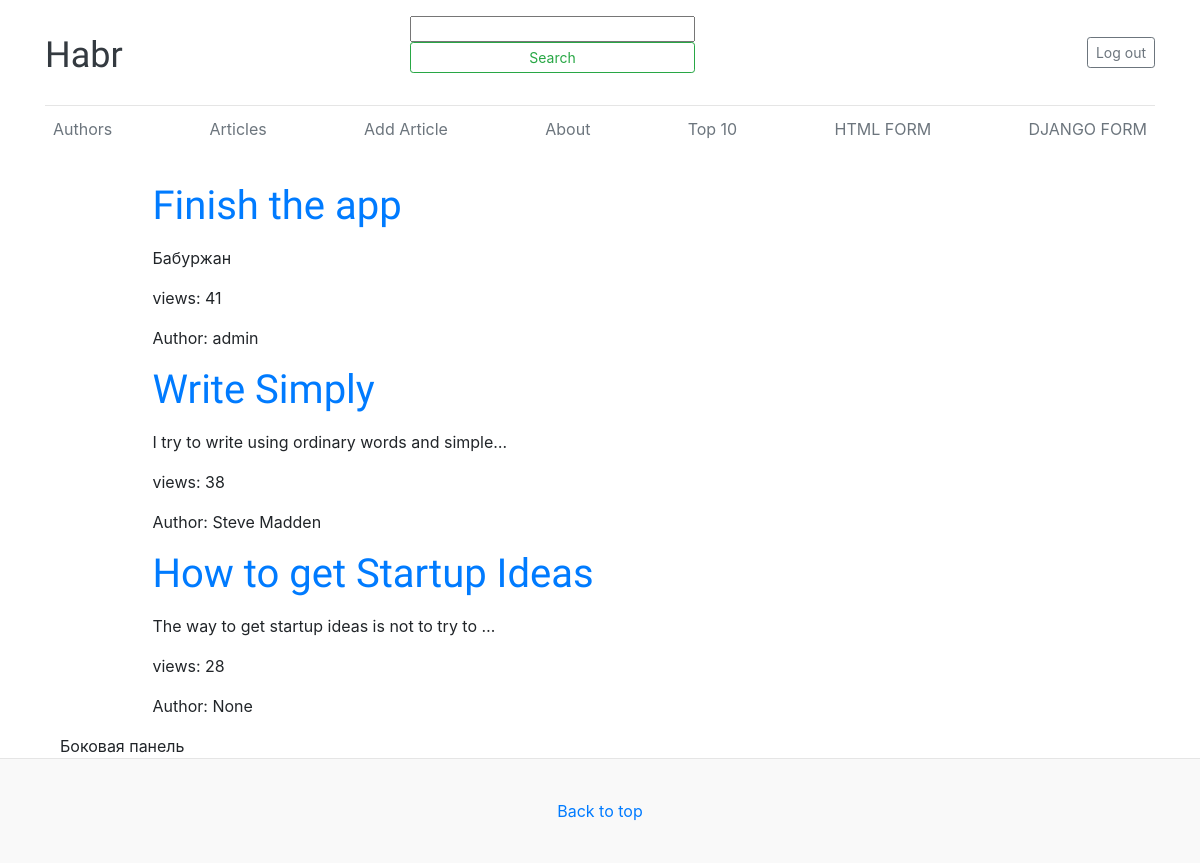
The app's page /top/ (signed in) with its own data.
### core/models.py (models this page shows, shortened)
class Article(models.Model):
    title = models.CharField(max_length = 255)
    text = models.TextField()
    author = models.ForeignKey(
        to = "Author",
        on_delete = models.SET_NULL,
        null = True, blank = True,
        related_name = "article",
        verbose_name = "Автор"
    )
    readers = models.ManyToManyField(
        to = User,
        related_name = "read_articles",
        blank = True,
    )
    views = models.IntegerField(
        default=0,
        verbose_name="views"
    )
    created_at = models.DateTimeField(
        auto_now_add=True,
        null=True,
    )
    updated_at = models.DateTimeField(auto_now=True)
    is_active = models.BooleanField(default=True)
    picture = models.ImageField(upload_to="articles_image", null=True, blank=True, verbose_name="Picture name")

class Author(models.Model):
    user = models.OneToOneField(
        to = User,
        related_name = "author",
        verbose_name = "Пользователь",
        null = False,
        blank = False,
        on_delete = models.CASCADE
    )
    nickname = models.CharField(max_length = 55)
    photo = models.ImageField(upload_to="photo", null=True, blank=True, verbose_name="Photo name")
    class Meta:
        verbose_name = "Автор"
        verbose_name_plural = "Авторы"
    def __str__(self):
        return self.nickname

### core/views.py (the view)
# urls.py: path("top/", top, name="top" )
def top(request):
    articles = Article.objects.order_by("-views")[:3]
    return render(request, "top.html", {"articles":articles})

### core/templates/top.html
{% extends 'base.html' %}
{% block content %}
{% for article in articles %}
    <h1><a href="{% url 'article' article.id %}">{{ article.title }}</a></h1>
    <p>{{ article.text|linebreaks|truncatechars:50 }}</p>
    <p>views: {{ article.views }}</p>
    <p>Author: {{ article.author }}</p>
{% endfor %}
{% endblock %}

### core/static/blog.css (style rules this page uses)
h1, h2, h3, h4, h5, h6 { font-family: 'Lexend', sans-serif;; }

### records on screen
Article: title "Finish the app", text "Бабуржан", views "41", author "admin"
Article: title "Write Simply", text "I try to write using ordinary words and simple…", views "38", author "Steve Madden"
Article: title "How to get Startup Ideas", text "The way to get startup ideas is not to try to …", views "28", author "None"
